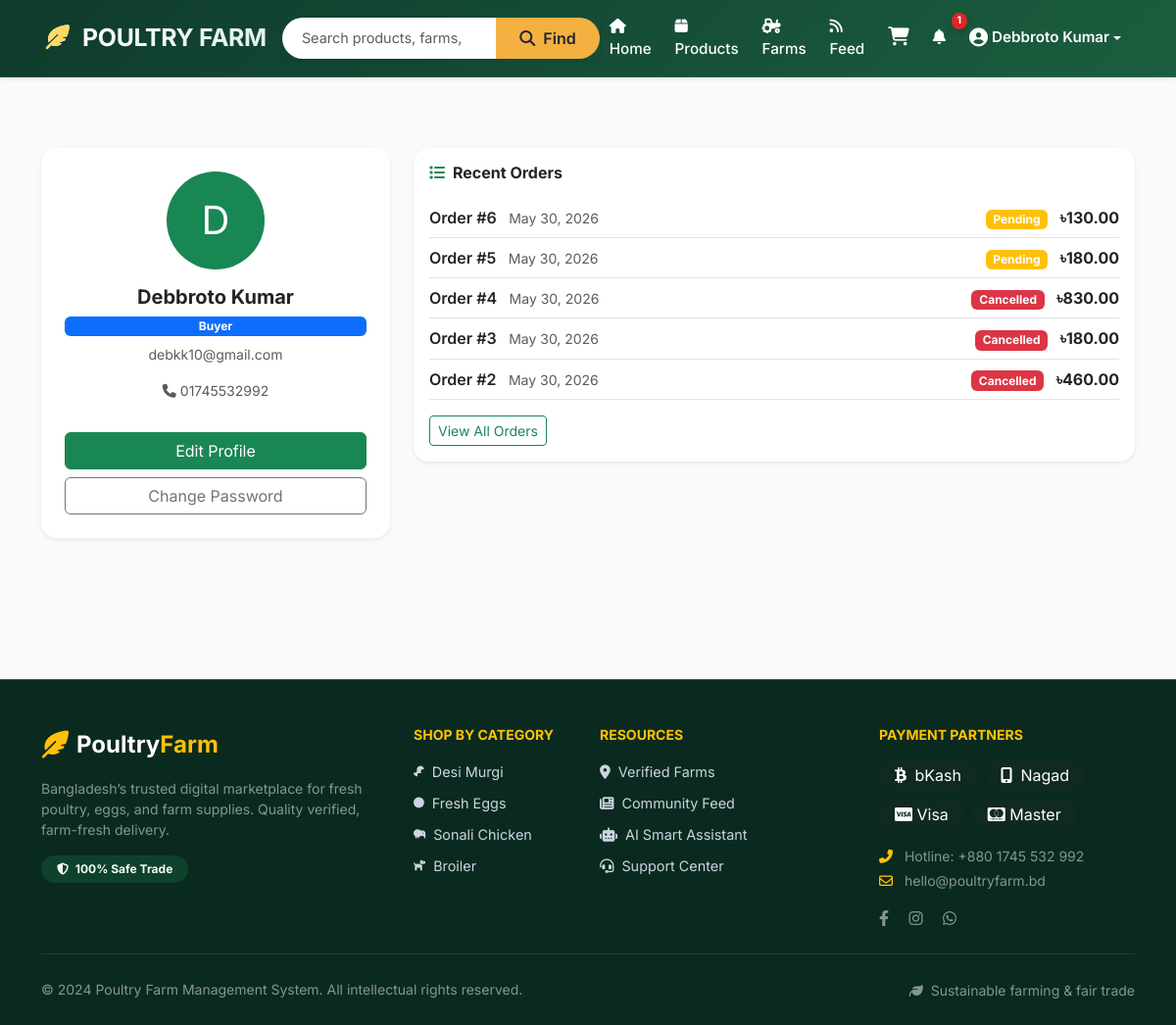
The page /accounts/profile/ (signed in) on the database its author committed.
### accounts/models.py (models this page shows, shortened)
class User(AbstractBaseUser, PermissionsMixin):
    USER_TYPE_CHOICES = [
        ('buyer', 'Buyer'),
        ('seller', 'Seller'),
        ('admin', 'Admin'),
    ]
    email = models.EmailField(unique=True)
    full_name = models.CharField(max_length=150)
    phone_number = models.CharField(max_length=20)
    user_type = models.CharField(max_length=10, choices=USER_TYPE_CHOICES, default='buyer')
    profile_image = models.ImageField(upload_to='profiles/', null=True, blank=True)
    is_active = models.BooleanField(default=True)
    is_staff = models.BooleanField(default=False)
    date_joined = models.DateTimeField(default=timezone.now)
    USERNAME_FIELD = 'email'
    REQUIRED_FIELDS = ['full_name']
    objects = UserManager()
    @property
    def is_seller(self):
        return self.user_type == 'seller'
    @property
    def is_buyer(self):
        return self.user_type == 'buyer'

### orders/models.py (models this page shows, shortened)
class Order(models.Model):
    STATUS_CHOICES = [
        ('pending', 'Pending'),
        ('processing', 'Processing'),
        ('delivered', 'Delivered'),
        ('cancelled', 'Cancelled'),
    ]
    PAYMENT_CHOICES = [
        ('bkash', 'bKash'),
        ('nagad', 'Nagad'),
    ]
    buyer = models.ForeignKey(User, on_delete=models.CASCADE, related_name='orders')
    seller = models.ForeignKey(User, on_delete=models.CASCADE, related_name='received_orders')
    delivery_address = models.TextField()
    phone_number = models.CharField(max_length=20)
    payment_method = models.CharField(max_length=10, choices=PAYMENT_CHOICES)
    transaction_id = models.CharField(max_length=100)
    coupon_code = models.CharField(max_length=20, blank=True)
    discount_amount = models.DecimalField(max_digits=10, decimal_places=2, default=0)
    subtotal = models.DecimalField(max_digits=10, decimal_places=2, default=0)
    total_amount = models.DecimalField(max_digits=10, decimal_places=2, default=0)
    status = models.CharField(max_length=15, choices=STATUS_CHOICES, default='pending')
    payment_verified = models.BooleanField(default=False)
    notes = models.TextField(blank=True)
    created_at = models.DateTimeField(auto_now_add=True)
    updated_at = models.DateTimeField(auto_now=True)
    class Meta:
        ordering = ['-created_at']

### accounts/views.py (the view)
# urls.py: path('profile/', views.profile_view, name='profile'),
@login_required
def profile_view(request):
    return render(request, 'accounts/profile.html')

### notifications/context_processors.py (called while the page is built)
def notification_count(request):
    count = 0
    if request.user.is_authenticated:
        count = Notification.objects.filter(user=request.user, is_read=False).count()
    return {'notification_count': count}

### orders/context_processors.py (called while the page is built)
def cart_count(request):
    count = 0
    if request.user.is_authenticated and request.user.is_buyer:
        try:
            cart = Cart.objects.get(buyer=request.user)
            count = cart.get_item_count()
        except Cart.DoesNotExist:
            pass
    return {'cart_count': count}

### orders/models.py (called while the page is built)
    def get_item_count(self):
        return self.items.count()

### templates/accounts/profile.html (shortened to what this page needs)
{% extends 'base.html' %}
{% block content %}
<div class="container py-5">
    <div class="row">
        <div class="col-md-4 mb-4">
            <div class="card border-0 shadow-sm rounded-4 text-center p-4">
                {% if user.profile_image %}
                <img src="{{ user.profile_image.url }}" class="rounded-circle mb-3" style="width:100px;height:100px;object-fit:cover;border:3px solid #198754" alt="Profile">
                {% else %}
                <div class="rounded-circle bg-success text-white d-flex align-items-center justify-content-center mb-3 mx-auto" style="width:100px;height:100px;font-size:2.5rem">
                    {{ user.full_name|first|upper }}
                </div>
                {% endif %}
                <h5 class="fw-bold">{{ user.full_name }}</h5>
                <span class="badge bg-{% if user.is_seller %}success{% else %}primary{% endif %} mb-2">{{ user.get_user_type_display }}</span>
                <p class="text-muted small">{{ user.email }}</p>
                <p class="text-muted small"><i class="fas fa-phone me-1"></i>{{ user.phone_number }}</p>
                <div class="d-grid gap-2 mt-3">
                    <a href="{% url 'accounts:profile_update' %}" class="btn btn-success">Edit Profile</a>
                    <a href="{% url 'accounts:change_password' %}" class="btn btn-outline-secondary">Change Password</a>
                </div>
            </div>
        </div>
        <div class="col-md-8">
            <div class="card border-0 shadow-sm rounded-4">
                <div class="card-body">
                    <h6 class="fw-bold mb-3"><i class="fas fa-list me-2 text-success"></i>Recent Orders</h6>
                    {% with user.orders.all|slice:":5" as recent_orders %}
                    {% for order in recent_orders %}
                    <div class="d-flex justify-content-between align-items-center border-bottom py-2">
                        <div>
                            <span class="fw-semibold">Order #{{ order.pk }}</span>
                            <small class="text-muted ms-2">{{ order.created_at|date:"M d, Y" }}</small>
                        </div>
                        <div>
                            <span class="badge bg-{% if order.status == 'delivered' %}success{% elif order.status == 'cancelled' %}danger{% elif order.status == 'processing' %}info{% else %}warning{% endif %}">
                                {{ order.get_status_display }}
                            </span>
                            <span class="ms-2 fw-bold">৳{{ order.total_amount }}</span>
                        </div>
                    </div>
                    {% empty %}
                    <p class="text-muted">No orders yet.</p>
                    {% endfor %}
                    {% endwith %}
                    <a href="{% url 'orders:order_list' %}" class="btn btn-sm btn-outline-success mt-3">View All Orders</a>
                </div>
            </div>
        </div>
    </div>
</div>
{% endblock %}

### templates/base.html (shortened to what this page needs)
<!DOCTYPE html>
<html lang="en">
<head>
    {% load static %}
    <link href="https://cdn.jsdelivr.net/npm/bootstrap@5.3.0/dist/css/bootstrap.min.css" rel="stylesheet">
    <link href="https://cdnjs.cloudflare.com/ajax/libs/font-awesome/6.4.0/css/all.min.css" rel="stylesheet">
</head>
<body>
<nav class="navbar navbar-expand-lg navbar-premium sticky-top shadow-sm">
    <div class="container px-2 px-lg-3">
        <a class="navbar-brand fw-bold" href="{% url 'home' %}">
            <i class="fas fa-feather-alt me-2" style="color: #ffd966;"></i> POULTRY FARM
        </a>
        <div class="collapse navbar-collapse" id="navbarNav">
            <form class="d-flex mx-auto my-2 my-lg-0 w-100 w-lg-50" method="GET" action="{% url 'products:product_list' %}">
                <div class="input-group shadow-sm">
                    <input class="form-control search-bar" type="search" name="q" placeholder="Search products, farms, categories..." value="{{ request.GET.q }}" aria-label="Search">
                    <button class="btn search-btn" type="submit"><i class="fas fa-search me-1"></i> Find</button>
                </div>
            </form>
            <ul class="navbar-nav ms-auto mt-3 mt-lg-0 align-items-center gap-1">
                <li class="nav-item"><a class="nav-link text-white" href="{% url 'home' %}"><i class="fas fa-home me-1"></i> Home</a></li>
                <li class="nav-item"><a class="nav-link text-white" href="{% url 'products:product_list' %}"><i class="fas fa-box me-1"></i> Products</a></li>
                <li class="nav-item"><a class="nav-link text-white" href="{% url 'farms:farm_list' %}"><i class="fas fa-tractor me-1"></i> Farms</a></li>
                <li class="nav-item"><a class="nav-link text-white" href="{% url 'social:feed' %}"><i class="fas fa-rss me-1"></i> Feed</a></li>
                {% if user.is_authenticated %}
                    {% if user.is_buyer %}
                    <li class="nav-item position-relative">
                        <a class="nav-link text-white" href="{% url 'orders:cart' %}">
                            <i class="fas fa-shopping-cart cart-icon"></i>
                        </a>
                    </li>
                    {% endif %}
                    <li class="nav-item position-relative">
                        <a class="nav-link text-white" href="{% url 'notifications:list' %}">
                            <i class="fas fa-bell"></i>
                            {% if notification_count > 0 %}
                            <span class="badge-counter">{{ notification_count }}</span>
                            {% endif %}
                        </a>
                    </li>
                    <li class="nav-item dropdown">
                        <a class="nav-link dropdown-toggle text-white d-flex align-items-center" href="#" id="navbarDropdown" role="button" data-bs-toggle="dropdown" aria-expanded="false">
                            <span class="fw-semibold">{{ user.full_name|truncatechars:14 }}</span>
                        </a>
                    </li>
                {% else %}
                    <li class="nav-item"><a class="btn btn-outline-light-custom me-2" href="{% url 'accounts:login' %}"><i class="fas fa-key me-1"></i> Login</a></li>
                    <li class="nav-item"><a class="btn btn-warning-custom" href="{% url 'accounts:register' %}"><i class="fas fa-user-plus me-1"></i> Register</a></li>
                {% endif %}
            </ul>
        </div>
    </div>
</nav>
<main class="py-4">
    {% block content %}{% endblock %}
</main>
<footer class="footer-premium text-white pt-5 pb-4 mt-5">
    <div class="container">
        <div class="row g-4">
            <div class="col-lg-4 col-md-6">
                <div class="d-flex align-items-center mb-3">
                    <i class="fas fa-feather-alt fs-3 me-2 text-warning"></i>
                    <span class="fw-bold fs-4">Poultry<span class="text-warning">Farm</span></span>
                </div>
                <p class="text-white-50 small lh-base">Bangladesh’s trusted digital marketplace for fresh poultry, eggs, and farm supplies. Quality verified, farm-fresh delivery.</p>
                <div class="mt-3">
                    <span class="badge bg-success bg-opacity-25 text-light px-3 py-2 rounded-pill"><i class="fas fa-shield-alt me-1"></i> 100% Safe Trade</span>
                </div>
            </div>
            <div class="col-lg-2 col-md-6">
                <h6 class="fw-bold text-uppercase small text-warning mb-3">Shop by Category</h6>
                <ul class="list-unstyled">
                    <li class="mb-2"><a href="{% url 'products:product_list' %}?category=desi_murgi" class="footer-link">Desi Murgi</a></li>
                    <li class="mb-2"><a href="{% url 'products:product_list' %}?category=egg" class="footer-link">Fresh Eggs</a></li>
                    <li class="mb-2"><a href="{% url 'products:product_list' %}?category=sonali" class="footer-link">Sonali Chicken</a></li>
                    <li class="mb-2"><a href="{% url 'products:product_list' %}?category=broiler" class="footer-link">Broiler</a></li>
                </ul>
            </div>
            <div class="col-lg-3 col-md-6">
                <h6 class="fw-bold text-uppercase small text-warning mb-3">Resources</h6>
                <ul class="list-unstyled">
                    <li class="mb-2"><a href="{% url 'farms:farm_list' %}" class="footer-link"><i class="fas fa-map-marker-alt me-2"></i>Verified Farms</a></li>
                    <li class="mb-2"><a href="{% url 'social:feed' %}" class="footer-link"><i class="fas fa-newspaper me-2"></i>Community Feed</a></li>
                    {% if user.is_authenticated %}
                    <li class="mb-2"><a href="{% url 'chat:ai_chat' %}" class="footer-link"><i class="fas fa-robot me-2"></i>AI Smart Assistant</a></li>
                    {% endif %}
                    <li class="mb-2"><a href="#" class="footer-link"><i class="fas fa-headset me-2"></i>Support Center</a></li>
                </ul>
            </div>
            <div class="col-lg-3 col-md-6">
                <h6 class="fw-bold text-uppercase small text-warning mb-3">Payment Partners</h6>
                <div class="d-flex flex-wrap gap-2 mb-3">
                    <span class="bg-dark bg-opacity-25 px-3 py-1 rounded-pill"><i class="fab fa-btc me-1"></i> bKash</span>
                    <span class="bg-dark bg-opacity-25 px-3 py-1 rounded-pill"><i class="fas fa-mobile-alt me-1"></i> Nagad</span>
                    <span class="bg-dark bg-opacity-25 px-3 py-1 rounded-pill"><i class="fab fa-cc-visa"></i> Visa</span>
                    <span class="bg-dark bg-opacity-25 px-3 py-1 rounded-pill"><i class="fab fa-cc-mastercard"></i> Master</span>
                </div>
                <p class="text-white-50 small mb-1"><i class="fas fa-phone-alt me-2 text-warning"></i> Hotline: +880 1745 532 992</p>
                <p class="text-white-50 small"><i class="far fa-envelope me-2 text-warning"></i> hello@poultryfarm.bd</p>
                <div class="mt-2">
                    <a href="#" class="text-white-50 me-3"><i class="fab fa-facebook-f"></i></a>
                    <a href="#" class="text-white-50 me-3"><i class="fab fa-instagram"></i></a>
                    <a href="#" class="text-white-50"><i class="fab fa-whatsapp"></i></a>
                </div>
            </div>
        </div>
        <hr class="border-secondary my-4">
        <div class="row align-items-center">
            <div class="col-md-6 text-center text-md-start">
                <p class="small text-white-50 mb-0">&copy; 2024 Poultry Farm Management System. All intellectual rights reserved.</p>
            </div>
            <div class="col-md-6 text-center text-md-end mt-2 mt-md-0">
                <span class="small text-white-50"><i class="fas fa-leaf me-1"></i> Sustainable farming & fair trade</span>
            </div>
        </div>
    </div>
</footer>
</body>
</html>

### templates/base.html (style rules this page uses)
* { margin: 0; padding: 0; box-sizing: border-box; }
body { font-family: 'Inter', sans-serif; background: #f8fafc; color: #0f172a; scroll-behavior: smooth; }
.navbar-premium { background: linear-gradient(135deg, #0f3b2c 0%, #1b5e3f 100%); box-shadow: 0 8px 20px rgba(0, 0, 0, 0.08); border-bottom: 1px solid rgba(255,255,255,0.1); }
.navbar-brand { font-weight: 700; letter-spacing: -0.3px; font-size: 1.55rem; background: linear-gradient(120deg, #fff, #e0f2e9); -webkit-background-clip: text; background-clip: text; color: transparent !important; }
.nav-link { font-weight: 500; font-size: 0.95rem; transition: all 0.2s ease; margin: 0 2px; }
.search-bar { border-radius: 60px; border: none; padding: 10px 20px; font-size: 0.9rem; box-shadow: 0 2px 8px rgba(0,0,0,0.02); }
.search-btn { border-radius: 60px; padding: 0 24px; background: #f5b042; border: none; font-weight: 600; }
.badge-counter { position: absolute; top: -6px; right: -12px; background: #dc2626; color: white; font-size: 0.65rem; font-weight: 700; padding: 3px 6px; border-radius: 50px; line-height: 1; box-shadow: 0 2px 5px rgba(0,0,0,0.2); }
.footer-premium { background: #0a2a1f; border-top: 1px solid #2c5a42; }
.footer-link { color: #cbd5e1; text-decoration: none; font-size: 0.9rem; transition: color 0.2s; }
main { animation: fadeInUp 0.4s ease-out; }
.cart-icon { font-size: 1.2rem; }

### rows shown on the page
User: full_name "Debbroto Kumar", full_name|first "D", user_type "Buyer", email "debkk10@gmail.com", phone_number "01745532992"
Order: pk "6", created_at "May 30, 2026", status "Pending", total_amount "130.00"
Order: pk "5", created_at "May 30, 2026", status "Pending", total_amount "180.00"
Order: pk "4", created_at "May 30, 2026", status "Cancelled", total_amount "830.00"
Order: pk "3", created_at "May 30, 2026", status "Cancelled", total_amount "180.00"
Order: pk "2", created_at "May 30, 2026", status "Cancelled", total_amount "460.00"

### other values the page prints
{{ notification_count }} "1"
